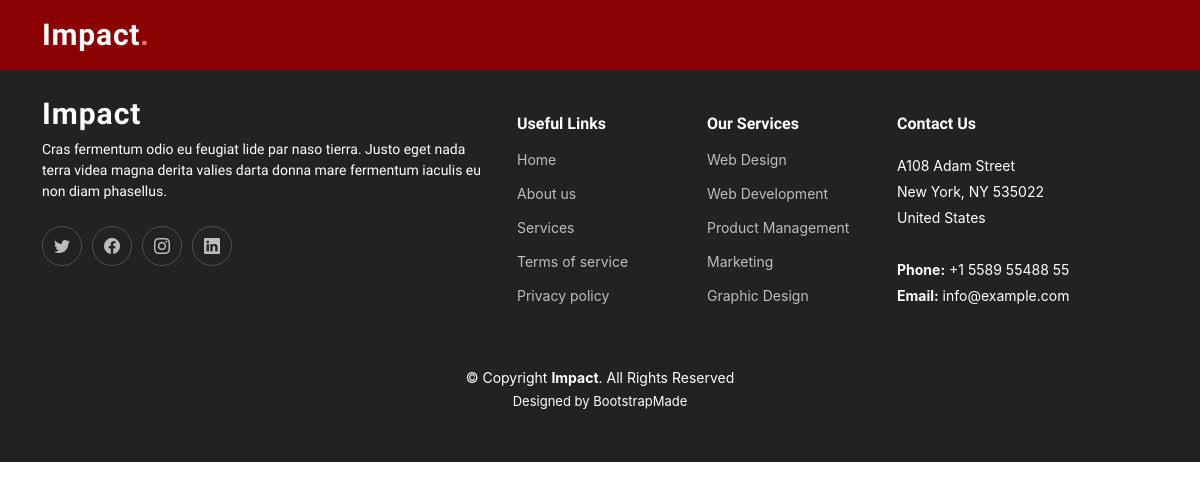
The app's page /posts/, older data.
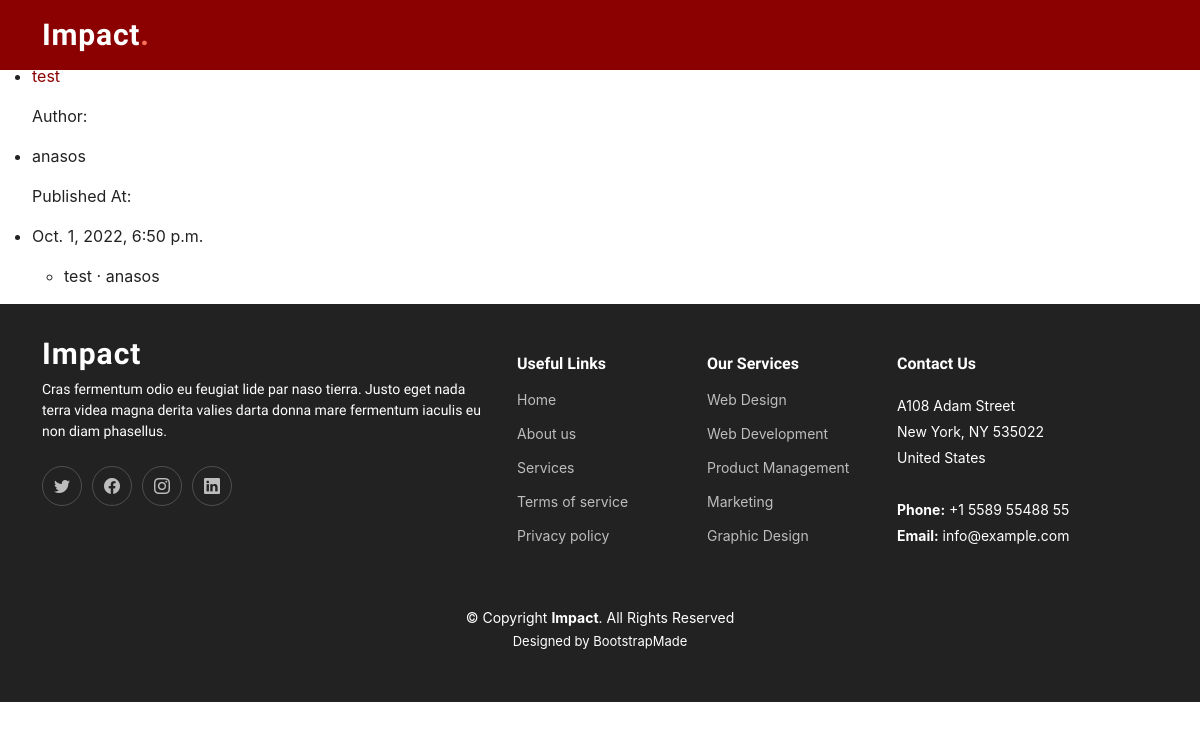
The same page, newer data.
### posts/models.py (models this page shows, shortened)
class Post(models.Model):
    title = models.CharField(max_length=150)
    body = models.TextField()
    published_date = models.DateTimeField(auto_now_add=True)
    thumb = models.ImageField(blank=True, null=True)
    author = models.ForeignKey(model, on_delete=models.PROTECT)
    edited_date = models.DateTimeField(null=True)
    def get_absolute_url(self):
        return reverse('posts:post_detail', kwargs={'pk':self.pk})

class Comment(models.Model):
    post = models.ForeignKey(Post, on_delete=models.PROTECT)
    comment = models.CharField(max_length=200)
    author = models.ForeignKey(model, on_delete=models.PROTECT)
    def __str__(self):
        return self.comment

### posts/views.py (the view)
# urls.py: path('', PostsListView.as_view(), name='posts_list'),
class PostsListView(ListView):
    model = Post
    context_object_name = "posts_list"
    template_name = 'posts/posts_list.html'

### posts/templates/posts/posts_list.html (shortened to what this page needs)
{% extends 'base.html' %}  {% block content %}
<a href="{% url 'posts:create_post' %}" style="text-align: center"
  >Post Something</a
>
{% if posts_list %}
<ul>
  {% for post in posts_list %}
  <p>
    <li><a href="{{ post.get_absolute_url }}">{{ post.title }}</a></li>
  </p>
  <p>
    Author:
    <li>{{ post.author }}</li>
  </p>
  <p>
    Published At:
    <li>{{ post.published_date }}</li>
  </p>
  {% if post.comment_set.all %} {% for comment in post.comment_set.all %}
  <ul>
    <li>{{comment}} &middot; {{comment.author}}</li>
  </ul>
  {% endfor %} {% endif %} {% endfor %}
</ul>
{% else %}
<p>No Posts For Now</p>
{% endif %} {% endblock content %}

Row changes from the older to the newer data that the page shows:
added Post: title "test", author "anasos", published_date "Oct. 1, 2022, 6:50 p.m."
added Comment: comment "test", author "anasos"
